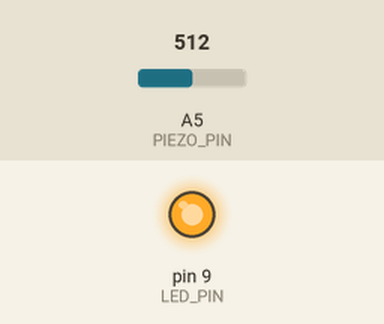
Bench run of a sketch on a simulated Arduino Uno, built with avr-gcc and run on an emulated ATmega328P. Shown: output pins drawn as LEDs (lit = HIGH). The test bench sets the inputs (shaded band); at power-on: A5 (PIEZO_PIN) = 512.

Above: at 1.8 s.
1.9 s: A5 (PIEZO_PIN) set to 133
3.4 s: A5 (PIEZO_PIN) set to 108
At 4.8 s:
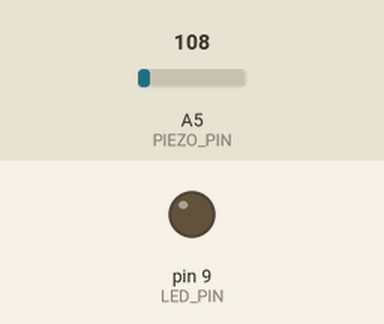
Timing chart, 0 to 6.4 s (numbered marks = the images above; inputs shaded):
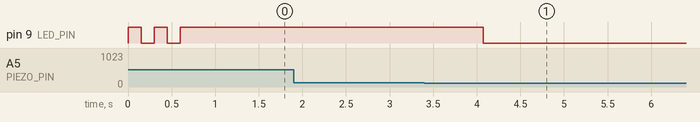

Measured:
- the behaviour switches between 120 and 119 on A5 (PIEZO_PIN) (found by bisection; images 0 and 1)
- after the input at 1.9 s, every drawn part: stays the same
- after the input at 3.4 s, pin 9 (LED_PIN): HIGH → LOW after 0.68 s
- by itself, pin 9 (LED_PIN): alternates HIGH for 0.15 s and LOW for 0.15 s, 4 changes in all, then stays HIGH

The sketch:

vibrate.ino
```cpp
const int LED_PIN = 9;
const int PIEZO_PIN = 5;
const int THRESHOLD = 120;
int sensorValue = 0;
float ledHighlight = 0;

void setup()
{
    pinMode(LED_PIN, OUTPUT);

    digitalWrite(LED_PIN, HIGH);
    delay(150);
    digitalWrite(LED_PIN, LOW);
    delay(150);

    digitalWrite(LED_PIN, HIGH);
    delay(150);
    digitalWrite(LED_PIN, LOW);
    delay(150);
}


void loop()
{
    sensorValue = analogRead(PIEZO_PIN);
    if (sensorValue >= THRESHOLD) {
        ledHighlight = 255;
    }
    analogWrite(LED_PIN, int(ledHighlight));
    ledHighlight -= 0.05;
    if (ledHighlight <=0) {
        ledHighlight = 0;
    }
}
```
